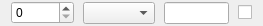
<?xml version="1.0" encoding="UTF-8"?>
<ui version="4.0">
 <class>MinorSectionWidget</class>
 <widget class="QWidget" name="MinorSectionWidget">
  <property name="geometry">
   <rect>
    <x>0</x>
    <y>0</y>
    <width>263</width>
    <height>26</height>
   </rect>
  </property>
  <property name="sizePolicy">
   <sizepolicy hsizetype="Minimum" vsizetype="Preferred">
    <horstretch>0</horstretch>
    <verstretch>0</verstretch>
   </sizepolicy>
  </property>
  <property name="windowTitle">
   <string>Form</string>
  </property>
  <layout class="QHBoxLayout" name="horizontalLayout">
   <property name="spacing">
    <number>9</number>
   </property>
   <property name="topMargin">
    <number>0</number>
   </property>
   <property name="bottomMargin">
    <number>0</number>
   </property>
   <item>
    <widget class="QSpinBox" name="spinBox">
     <property name="minimumSize">
      <size>
       <width>63</width>
       <height>0</height>
      </size>
     </property>
    </widget>
   </item>
   <item>
    <widget class="QComboBox" name="comboBox"/>
   </item>
   <item>
    <widget class="QLineEdit" name="lineEdit"/>
   </item>
   <item>
    <widget class="QCheckBox" name="checkBox">
     <property name="text">
      <string/>
     </property>
    </widget>
   </item>
  </layout>
 </widget>
 <resources/>
 <connections/>
</ui>
